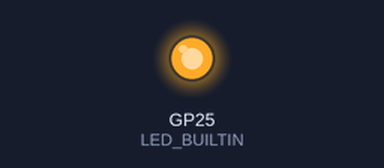
Simulated run of this program. Board: Raspberry Pi Pico. On the bench: output pins drawn as LEDs (lit = HIGH).

Above: at 0.75 s.
At 36.2 s:
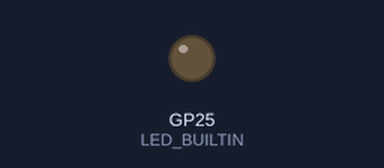
Timing chart, 0 to 39.5 s (numbered marks = the images above):
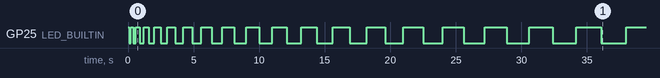

Measured:
- by itself, GP25 (LED_BUILTIN): LOW → HIGH at 0.00 s, → LOW 0.10 s later, → HIGH 0.10 s later, → LOW 0.20 s later, … (39 changes in this stretch)

The program:

main.cpp
```cpp
#include <Arduino.h>

// the setup routine runs once when you press reset:
void setup() {
  // initialize the digital pin as an output.
  pinMode(LED_BUILTIN, OUTPUT);
}


     uint32_t i = 0;
// the loop routine runs over and over again forever:
void loop() {
   i = i + 100;
  digitalWrite(LED_BUILTIN, HIGH);   // turn the LED on (HIGH is the voltage level)
  delay(i);               // wait for a second
  digitalWrite(LED_BUILTIN, LOW);    // turn the LED off by making the voltage LOW
  delay(i);               // wait for a second
}
```
